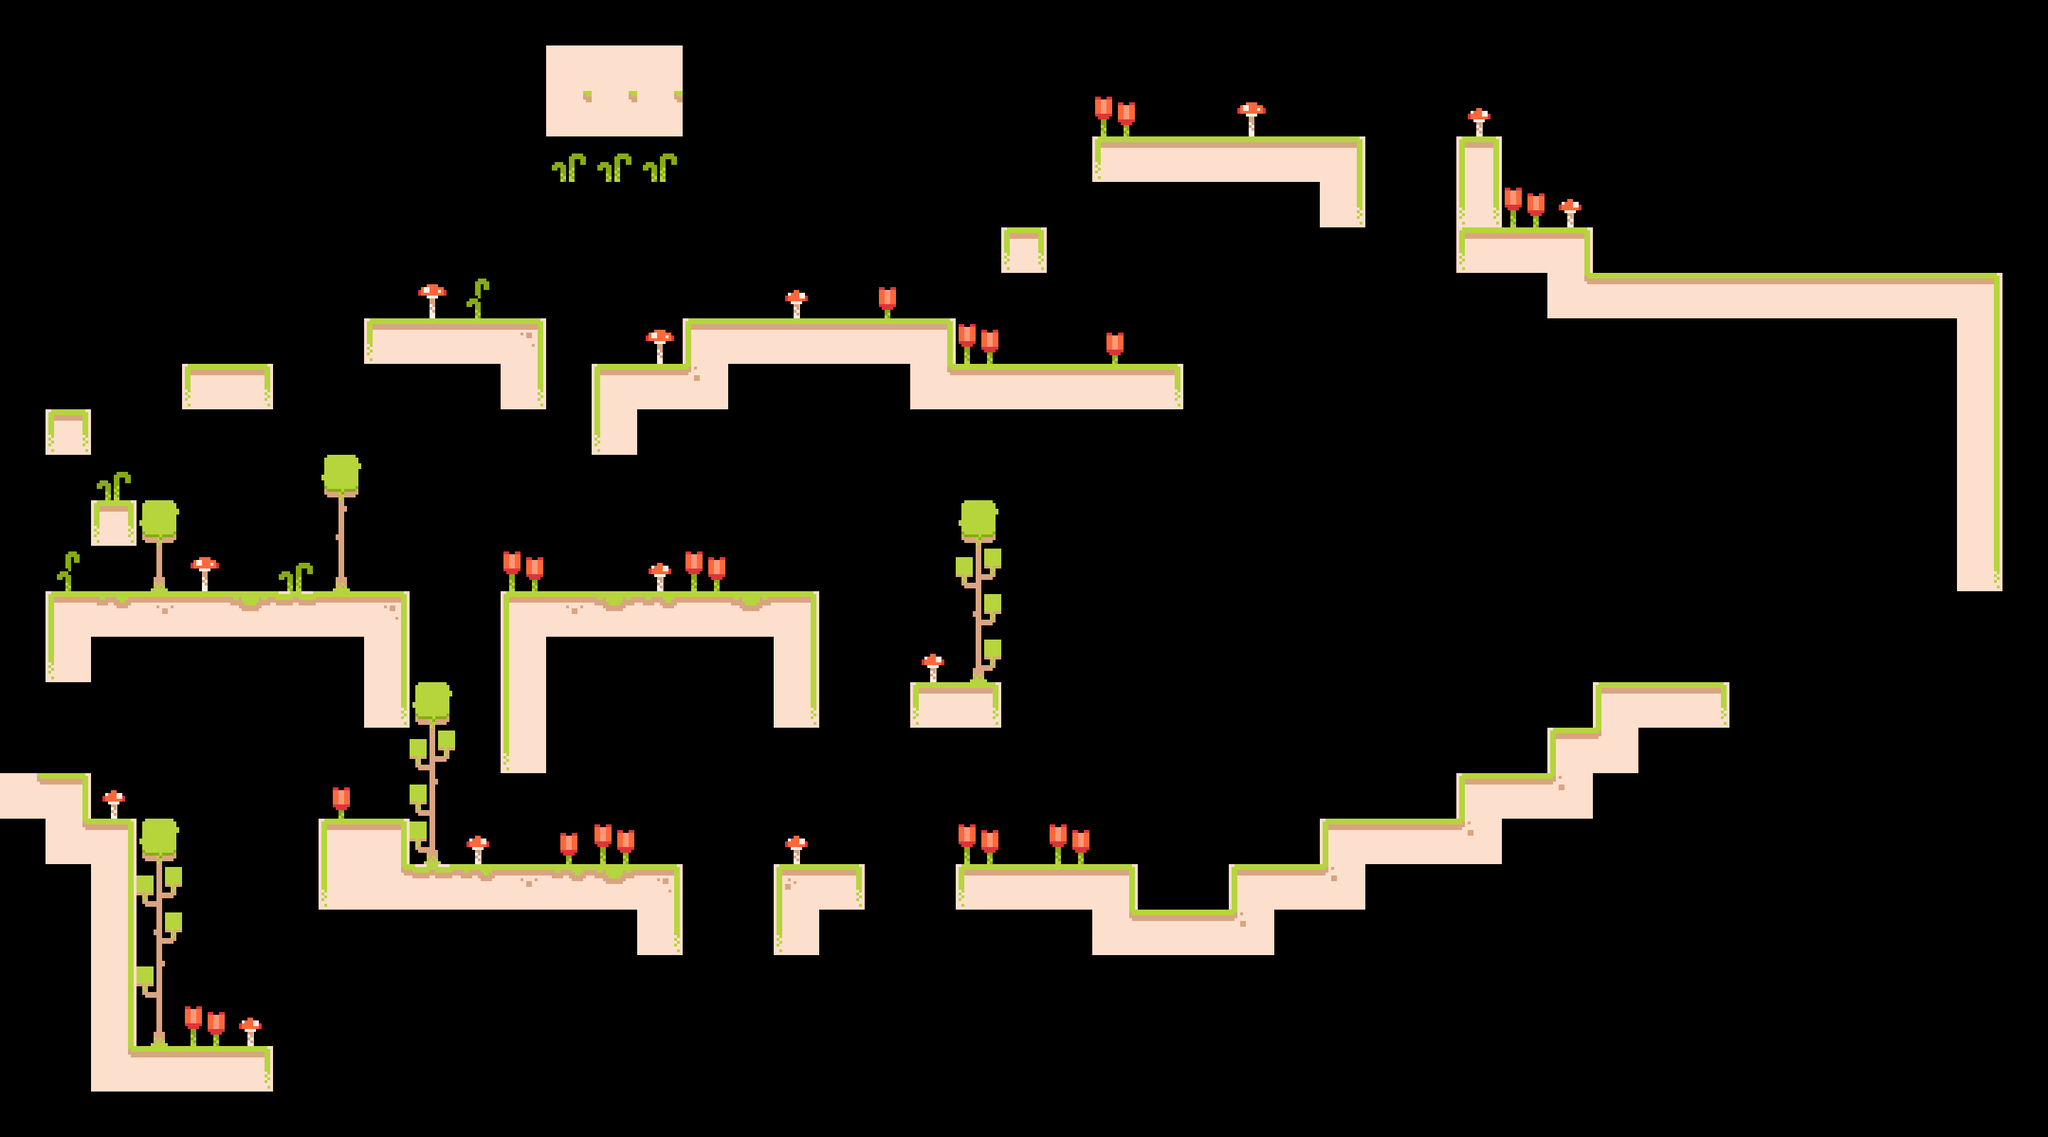

A 2D game scene composited from a Tiled map and its tileset images. What follows is a short description and the map's XML, with every tile layer's data as written:
An orthogonal 45x25 tile map with 64x64 px tiles, 2 tile layers (Main, Decoration), 2 tilesets and 6 objects (5x Worm, Player).

<map version="1.10" tiledversion="1.11.2" orientation="orthogonal" renderorder="right-down" width="45" height="25" tilewidth="64" tileheight="64" infinite="0" nextlayerid="4" nextobjectid="8">
 <tileset firstgid="1" source="../tilesets/tilemap.tsx" />
 <tileset firstgid="61" source="../tilesets/tilemap.tsx" />
 <layer id="1" name="Main" width="45" height="25">
  <data encoding="csv">
0,0,0,0,0,0,0,0,0,0,0,0,0,0,0,0,0,0,0,0,0,0,0,0,0,0,0,0,0,0,0,0,0,0,0,0,0,0,0,0,0,0,0,0,0,
0,0,0,0,0,0,0,0,0,0,0,0,15,15,15,0,0,0,0,0,0,0,0,0,0,0,0,0,0,0,0,0,0,0,0,0,0,0,0,0,0,0,0,0,0,
0,0,0,0,0,0,0,0,0,0,0,0,25,25,25,0,0,0,0,0,0,0,0,0,0,0,0,0,0,0,0,0,0,0,0,0,0,0,0,0,0,0,0,0,0,
0,0,0,0,0,0,0,0,0,0,0,0,35,35,35,0,0,0,0,0,0,0,0,0,28,5,5,5,5,6,0,0,20,0,0,0,0,0,0,0,0,0,0,0,0,
0,0,0,0,0,0,0,0,0,0,0,0,45,45,45,0,0,0,0,0,0,0,0,0,0,0,0,0,0,19,0,0,30,0,0,0,0,0,0,0,0,0,0,0,0,
0,0,0,0,0,0,0,0,0,0,0,0,0,0,0,0,0,0,0,0,0,0,10,0,0,0,0,0,0,0,0,0,28,5,6,0,0,0,0,0,0,0,0,0,0,
0,0,0,0,0,0,0,0,0,0,0,0,0,0,0,0,0,0,0,0,0,0,0,0,0,0,0,0,0,0,0,0,0,0,25,5,5,5,5,5,5,5,5,6,0,
0,0,0,0,0,0,0,0,28,5,5,9,0,0,0,4,5,5,5,5,6,0,0,0,0,0,0,0,0,0,0,0,0,0,0,0,0,0,0,0,0,0,0,16,0,
0,0,0,0,28,29,0,0,0,0,0,19,0,4,5,26,0,0,0,0,25,5,5,5,5,29,0,0,0,0,0,0,0,0,0,0,0,0,0,0,0,0,0,16,0,
0,10,0,0,0,0,0,0,0,0,0,0,0,17,0,0,0,0,0,0,0,0,0,0,0,0,0,0,0,0,0,0,0,0,0,0,0,0,0,0,0,0,0,16,0,
0,0,0,0,0,0,0,0,0,0,0,0,0,0,0,0,0,0,0,0,0,0,0,0,0,0,0,0,0,0,0,0,0,0,0,0,0,0,0,0,0,0,0,16,0,
0,0,10,0,0,0,0,0,0,0,0,0,0,0,0,0,0,0,0,0,0,0,0,0,0,0,0,0,0,0,0,0,0,0,0,0,0,0,0,0,0,0,0,16,0,
0,0,0,0,0,0,0,0,0,0,0,0,0,0,0,0,0,0,0,0,0,0,0,0,0,0,0,0,0,0,0,0,0,0,0,0,0,0,0,0,0,0,0,19,0,
0,4,22,8,5,23,21,5,9,0,0,4,8,23,22,5,23,6,0,0,0,0,0,0,0,0,0,0,0,0,0,0,0,0,0,0,0,0,0,0,0,0,0,0,0,
0,17,0,0,0,0,0,0,16,0,0,14,0,0,0,0,0,16,0,0,0,0,0,0,0,0,0,0,0,0,0,0,0,0,0,0,0,0,0,0,0,0,0,0,0,
0,0,0,0,0,0,0,0,19,0,0,14,0,0,0,0,0,19,0,0,28,29,0,0,0,0,0,0,0,0,0,0,0,0,0,4,5,29,0,0,0,0,0,0,0,
0,0,0,0,0,0,0,0,0,0,0,17,0,0,0,0,0,0,0,0,0,0,0,0,0,0,0,0,0,0,0,0,0,0,4,24,0,0,0,0,0,0,0,0,0,
25,6,0,0,0,0,0,0,0,0,0,0,0,0,0,0,0,0,0,0,0,0,0,0,0,0,0,0,0,0,0,0,4,5,26,0,0,0,0,0,0,0,0,0,0,
0,25,6,0,0,0,0,4,6,0,0,0,0,0,0,0,0,0,0,0,0,0,0,0,0,0,0,0,0,4,5,5,26,0,0,0,0,0,0,0,0,0,0,0,0,
0,0,16,0,0,0,0,17,25,21,22,8,22,23,9,0,0,7,29,0,0,28,5,5,6,0,0,4,5,26,0,0,0,0,0,0,0,0,0,0,0,0,0,0,0,
0,0,16,0,0,0,0,0,0,0,0,0,0,0,19,0,0,17,0,0,0,0,0,0,25,5,5,26,0,0,0,0,0,0,0,0,0,0,0,0,0,0,0,0,0,
0,0,16,0,0,0,0,0,0,0,0,0,0,0,0,0,0,0,0,0,0,0,0,0,0,0,0,0,0,0,0,0,0,0,0,0,0,0,0,0,0,0,0,0,0,
0,0,16,0,0,0,0,0,0,0,0,0,0,0,0,0,0,0,0,0,0,0,0,0,0,0,0,0,0,0,0,0,0,0,0,0,0,0,0,0,0,0,0,0,0,
0,0,25,5,5,29,0,0,0,0,0,0,0,0,0,0,0,0,0,0,0,0,0,0,0,0,0,0,0,0,0,0,0,0,0,0,0,0,0,0,0,0,0,0,0,
0,0,0,0,0,0,0,0,0,0,0,0,0,0,0,0,0,0,0,0,0,0,0,0,0,0,0,0,0,0,0,0,0,0,0,0,0,0,0,0,0,0,0,0,0
</data>
 </layer>
 <layer id="3" name="Decoration" width="45" height="25">
  <data encoding="csv">
0,0,0,0,0,0,0,0,0,0,0,0,0,0,0,0,0,0,0,0,0,0,0,0,0,0,0,0,0,0,0,0,0,0,0,0,0,0,0,0,0,0,0,0,0,
0,0,0,0,0,0,0,0,0,0,0,0,0,0,0,0,0,0,0,0,0,0,0,0,0,0,0,0,0,0,0,0,0,0,0,0,0,0,0,0,0,0,0,0,0,
0,0,0,0,0,0,0,0,0,0,0,0,0,0,0,0,0,0,0,0,0,0,0,0,33,0,0,31,0,0,0,0,32,0,0,0,0,0,0,0,0,0,0,0,0,
0,0,0,0,0,0,0,0,0,0,0,0,0,0,0,0,0,0,0,0,0,0,0,0,0,0,0,0,0,0,0,0,0,0,0,0,0,0,0,0,0,0,0,0,0,
0,0,0,0,0,0,0,0,0,0,0,0,0,0,0,0,0,0,0,0,0,0,0,0,0,0,0,0,0,0,0,0,0,33,32,0,0,0,0,0,0,0,0,0,0,
0,0,0,0,0,0,0,0,0,0,0,0,0,0,0,0,0,0,0,0,0,0,0,0,0,0,0,0,0,0,0,0,0,0,0,0,0,0,0,0,0,0,0,0,0,
0,0,0,0,0,0,0,0,0,31,36,0,0,0,0,0,0,32,0,34,0,0,0,0,0,0,0,0,0,0,0,0,0,0,0,0,0,0,0,0,0,0,0,0,0,
0,0,0,0,0,0,0,0,0,0,0,0,0,0,31,0,0,0,0,0,0,33,0,0,34,0,0,0,0,0,0,0,0,0,0,0,0,0,0,0,0,0,0,0,0,
0,0,0,0,0,0,0,0,0,0,0,0,0,0,0,0,0,0,0,0,0,0,0,0,0,0,0,0,0,0,0,0,0,0,0,0,0,0,0,0,0,0,0,0,0,
0,0,0,0,0,0,0,0,0,0,0,0,0,0,0,0,0,0,0,0,0,0,0,0,0,0,0,0,0,0,0,0,0,0,0,0,0,0,0,0,0,0,0,0,0,
0,0,35,0,0,0,0,39,0,0,0,0,0,0,0,0,0,0,0,0,0,0,0,0,0,0,0,0,0,0,0,0,0,0,0,0,0,0,0,0,0,0,0,0,0,
0,0,0,39,0,0,0,49,0,0,0,0,0,0,0,0,0,0,0,0,0,39,0,0,0,0,0,0,0,0,0,0,0,0,0,0,0,0,0,0,0,0,0,0,0,
0,36,0,59,31,0,35,59,0,0,0,33,0,0,32,33,0,0,0,0,0,40,0,0,0,0,0,0,0,0,0,0,0,0,0,0,0,0,0,0,0,0,0,0,0,
0,0,0,0,0,0,0,0,0,0,0,0,0,0,0,0,0,0,0,0,0,50,0,0,0,0,0,0,0,0,0,0,0,0,0,0,0,0,0,0,0,0,0,0,0,
0,0,0,0,0,0,0,0,0,0,0,0,0,0,0,0,0,0,0,0,32,60,0,0,0,0,0,0,0,0,0,0,0,0,0,0,0,0,0,0,0,0,0,0,0,
0,0,0,0,0,0,0,0,0,39,0,0,0,0,0,0,0,0,0,0,0,0,0,0,0,0,0,0,0,0,0,0,0,0,0,0,0,0,0,0,0,0,0,0,0,
0,0,0,0,0,0,0,0,0,40,0,0,0,0,0,0,0,0,0,0,0,0,0,0,0,0,0,0,0,0,0,0,0,0,0,0,0,0,0,0,0,0,0,0,0,
0,0,32,0,0,0,0,34,0,48,0,0,0,0,0,0,0,0,0,0,0,0,0,0,0,0,0,0,0,0,0,0,0,0,0,0,0,0,0,0,0,0,0,0,0,
0,0,0,39,0,0,0,0,0,58,32,0,34,33,0,0,0,32,0,0,0,33,0,33,0,0,0,0,0,0,0,0,0,0,0,0,0,0,0,0,0,0,0,0,0,
0,0,0,40,0,0,0,0,0,0,0,0,0,0,0,0,0,0,0,0,0,0,0,0,0,0,0,0,0,0,0,0,0,0,0,0,0,0,0,0,0,0,0,0,0,
0,0,0,50,0,0,0,0,0,0,0,0,0,0,0,0,0,0,0,0,0,0,0,0,0,0,0,0,0,0,0,0,0,0,0,0,0,0,0,0,0,0,0,0,0,
0,0,0,48,0,0,0,0,0,0,0,0,0,0,0,0,0,0,0,0,0,0,0,0,0,0,0,0,0,0,0,0,0,0,0,0,0,0,0,0,0,0,0,0,0,
0,0,0,59,33,32,0,0,0,0,0,0,0,0,0,0,0,0,0,0,0,0,0,0,0,0,0,0,0,0,0,0,0,0,0,0,0,0,0,0,0,0,0,0,0,
0,0,0,0,0,0,0,0,0,0,0,0,0,0,0,0,0,0,0,0,0,0,0,0,0,0,0,0,0,0,0,0,0,0,0,0,0,0,0,0,0,0,0,0,0,
0,0,0,0,0,0,0,0,0,0,0,0,0,0,0,0,0,0,0,0,0,0,0,0,0,0,0,0,0,0,0,0,0,0,0,0,0,0,0,0,0,0,0,0,0
</data>
 </layer>
 <objectgroup id="2" name="Entities">
  <object id="1" name="Player" x="320" y="320">
   <point />
  </object>
  <object id="3" name="Worm" x="2240" y="320" width="576" height="64" />
  <object id="4" name="Worm" x="1536" y="128" width="384" height="64" />
  <object id="5" name="Worm" x="960" y="384" width="384" height="64" />
  <object id="6" name="Worm" x="704" y="768" width="448" height="64" />
  <object id="7" name="Worm" x="576" y="1152" width="384" height="64" />
 </objectgroup>
</map>
